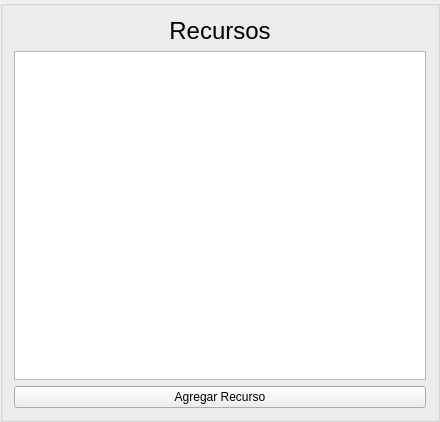
<?xml version="1.0" encoding="UTF-8"?>
<ui version="4.0">
 <class>FormIndexRecursos</class>
 <widget class="QGroupBox" name="FormIndexRecursos">
  <property name="geometry">
   <rect>
    <x>0</x>
    <y>0</y>
    <width>440</width>
    <height>422</height>
   </rect>
  </property>
  <property name="windowTitle">
   <string>GroupBox</string>
  </property>
  <layout class="QVBoxLayout" name="verticalLayout">
   <item>
    <widget class="QLabel" name="label">
     <property name="font">
      <font>
       <pointsize>18</pointsize>
      </font>
     </property>
     <property name="text">
      <string>Recursos</string>
     </property>
     <property name="alignment">
      <set>Qt::AlignCenter</set>
     </property>
    </widget>
   </item>
   <item>
    <widget class="QTableWidget" name="tabla_recursos"/>
   </item>
   <item>
    <widget class="QPushButton" name="btn_add_recurso">
     <property name="text">
      <string>Agregar Recurso</string>
     </property>
    </widget>
   </item>
  </layout>
 </widget>
 <resources/>
 <connections/>
</ui>
